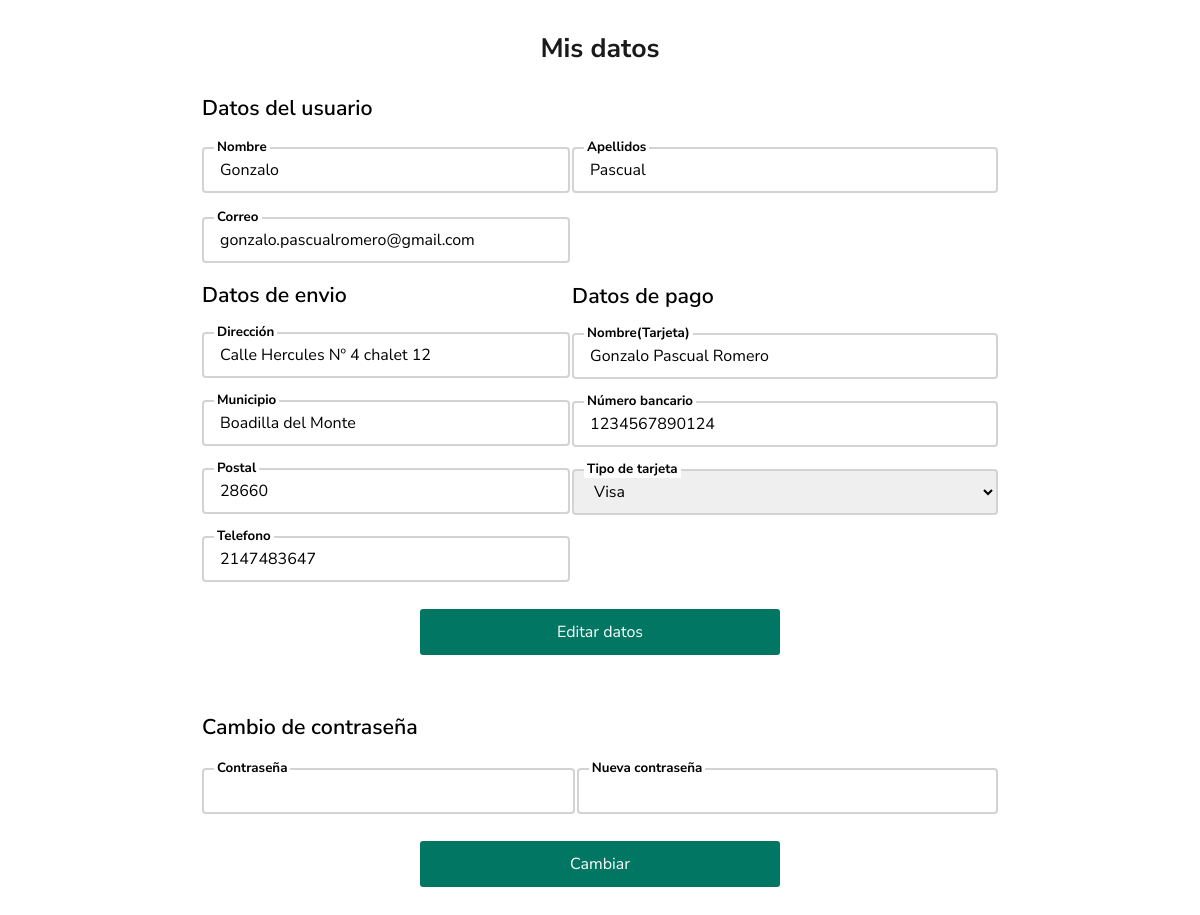
Screenshot of /misdatos.php (signed in) with the database file from the repository.
### tables this page shows
CREATE TABLE `persona` (
  `id_persona` int(5) NOT NULL,
  `nombre` varchar(50) NOT NULL,
  `apellido` varchar(100) NOT NULL,
  `correo` varchar(100) NOT NULL,
  `clave` varchar(50) NOT NULL,
  `acceso` int(1) NOT NULL,
  `fnac` date DEFAULT NULL
);

CREATE TABLE `envio` (
  `id_persona` int(5) NOT NULL,
  `direccion` varchar(100) DEFAULT NULL,
  `postal` int(5) DEFAULT NULL,
  `municipio` varchar(50) DEFAULT NULL,
  `telefono` int(14) DEFAULT NULL,
  `nombre_tarjeta` varchar(150) DEFAULT NULL,
  `nbancario` bigint(20) DEFAULT NULL,
  `tipo` varchar(20) NOT NULL
);

### misdatos.php (the view, shortened to what this page needs)
<?php
if (!isset($_SESSION['nombre'])) {
    header('Location: loguearse.php');
} elseif (isset($_SESSION['nombre'])) {
    $contrasena = '';
    $usuario = 'root';
    $nombreBD = 'riffs';
    try {
        $bd = new PDO('mysql:host=localhost;
            dbname=' . $nombreBD,
            $usuario,
            $contrasena
        );
    } catch (Exception $e) {
        echo "Error: " . $e->getMessage();
    }
    $id = $_SESSION['id'];
    $sql = $bd->prepare("SELECT * FROM persona where id_persona = ?;");
    $sql2 = $bd->prepare("SELECT * FROM envio where id_persona = ?;");
    $sql->execute([$id]);
    $sql2->execute([$id]);
    $persona = $sql->fetch(PDO::FETCH_OBJ);
    $persona2 = $sql2->fetch(PDO::FETCH_OBJ);
} else {
    echo 'error de sessión';
}
?>
<!DOCTYPE html>
<html lang="en">
<head>
    <link rel="stylesheet" href="estilos/colores.css">
    <link rel="stylesheet" href="estilos/agregar.css">
</head>
<body>
    <section class="container">
        <div class="left">
            <div class="tarjeta">
                <div class="inicio">
                    <h2>Mis datos</h2>
                </div>
                <form action="misdatosphp.php" class="form" method="post" enctype="multipart/form-data">
                    <table>
                        <tr>
                            <td>
                                <p>Datos del usuario</p>
                            </td>
                            <td>
                            </td>
                        </tr>
                        <tr>
                            <td>
                                <div class="coolinput">
                                    <label for="input" class="text">Nombre</label>
                                    <input type="text" name="nombre" class="input form-field" required
                                        pattern="[a-zA-Z\s]+" value="<?php echo $persona->nombre ?>">
                                </div>
                            </td>
                            <td>
                                <div class="coolinput">
                                    <label for="input" class="text">Apellidos</label>
                                    <input type="text" class="form-field input" name="apellido" required
                                        pattern="[a-zA-Z\s]+" value="<?php echo $persona->apellido ?>">
                                </div>
                            </td>
                        </tr>
                        <tr>
                            <td>
                                <div class="coolinput">
                                    <label for="input" class="text">Correo</label>
                                    <input type="email" class="form-field" placeholder="Correo" name="correo" required
                                        value="<?php echo $persona->correo ?>">
                                </div>
                            </td>
                        </tr>
                        <tr>
                            <td>
                                <p>Datos de envio</p>
                                <div class="coolinput">
                                    <label for="input" class="text">Dirección</label>
                                    <input type="text" class="form-field input" name="direccion"
                                        value="<?php echo $persona2->direccion ?>">
                                </div>
                                <div class="coolinput">
                                    <label for="input" class="text">Municipio</label>
                                    <input type="text" class="form-field input" name="municipio" pattern="[a-zA-Z\s]+"
                                        value="<?php echo $persona2->municipio ?>">
                                </div>
                                <div class="coolinput">
                                    <label for="input" class="text">Postal</label>
                                    <input type="text" class="form-field input" name="postal" pattern="[0-9]{5}"
                                        value="<?php echo $persona2->postal ?>">
                                </div>
                                <div class="coolinput">
                                    <label for="input" class="text">Telefono</label>
                                    <input type="text" class="form-field input" name="telefono" pattern="[0-9]{7,14}"
                                        value="<?php echo $persona2->telefono ?>">
                                </div>
                            </td>
                            <td>
                                <p>Datos de pago</p>
                                <div class="coolinput">
                                    <label for="input" class="text">Nombre(Tarjeta)</label>
                                    <input type="text" class="form-field input" name="nombre_envio"
                                        pattern="[a-zA-Z\s]+" value="<?php echo $persona2->nombre_tarjeta ?>">
                                </div>
                                <div class="coolinput">
                                    <label for="input" class="text">Número bancario</label>
                                    <input type="text" class="form-field input" name="nbancario"
                                        pattern="[0-9]{13,18}" value="<?php echo $persona2->nbancario ?>">
                                </div>
                                <div class="coolinput">
                                    <label for="input" class="text">Tipo de tarjeta</label>
                                    <select id="Categoria" class="form-field input" name="tipo">
                                        <option value="Visa" <?php if ($persona2->tipo == "Visa")
                                            echo "selected"; ?>>Visa
                                        </option>
                                    </select>
                                </div>
                                <input type="text" class="oculto" placeholder="" name="">
                            </td>
                        </tr>
                    </table>
                    <td colspan="2"><input type="submit" class="form-field" value="Editar datos"
                            onclick="return confirmarEdicion(event)" name="editar"></td>
                </form>
                <form action="misdatosphp.php" class="form" method="post" enctype="multipart/form-data">
                    <table class="espacioarriba">
                        <tr>
                            <td>
                                <p>Cambio de contraseña</p>
                            </td>
                        </tr>
                        <tr>
                            <td>
                                <div class="coolinput">
                                    <label for="input" class="text">Contraseña</label>
                                    <input type="password" class="form-field input" name="antigua" required>
                                </div>
                            </td>
                            <td>
                                <div class="coolinput">
                                    <label for="input" class="text">Nueva contraseña</label>
                                    <input type="password" class="form-field input" name="nueva" required>
                                </div>
                            </td>
                        </tr>
                    </table>
                    <td colspan="2"><input type="submit" class="form-field" onclick="return confirmarContraseña(event)"
                            value="Cambiar" name="clave"></td>
                </form>
            </div>
        </div>
    </section>
</body>
</html>

### estilos/colores.css (style rules this page uses)
:root { --blanco: #fff; --negro: #000; --amarillo_contraste: #ffc75f; --verde_primario: #007663; --verde_oscuro: #002d27; --verde_claro: #649b92; --verde_fondo: #f2fffe ; }

### estilos/agregar.css (style rules this page uses)
* { box-sizing: border-box; margin: 0; padding: 0; font-family: 'Nunito Sans', sans-serif; font-size: 16px; }
.container { display: flex; min-height: 100vh; justify-content: center; }
.coolinput label.text { font-size: 10pt; color: var(--negro); font-weight: 700; position: relative; top: 10px; margin: 0 0 0 12px; padding: 0 3px; background: var(--blanco); }
.coolinput input[type=text].input { height: 46px; width: 100%; font-size: 12pt; border: 2px #d3d3d3 solid; border-radius: 4px; background: var(--blanco); padding: 0 16px; }
.left { overflow: hidden; display: block; flex-wrap: wrap; flex-direction: column; animation-name: left; animation-duration: 1s; animation-fill-mode: both; animation-delay: 1s; width: 900px; }
.tarjeta { background-color: var(--blanco); padding: 0px 50px 30px 50px; }
.inicio>h2 { color: #1a1a1a; text-align: center; font-size: 20pt; padding: 30px 0 10px 0; }
.form { max-width: 100%; display: flex; flex-direction: column; }
.form-field { height: 46px; width: 100%; padding: 0 16px; border: 2px solid #d3d3d3; border-radius: 4px; outline: 0; }
.oculto { height: 46px; width: 100%; padding: 0 16px; border: 2px solid var(--blanco); border-radius: 4px; outline: 0; margin-top: 10px; margin-bottom: 10px; pointer-events: none; }
tr { width: 50%; }
p { margin-top: 15px; font-size: 16pt; font-weight: 600; }
input[type="submit"] { width: 45%; padding: 12px 10px; border: 0; margin: 0 auto; align-items: center; background: var(--verde_primario); border-radius: 3px; margin-top: 25px; color: var(--blanco); }
.espacioarriba { margin-top: 40px; }

### misdatos.php (style rules this page uses)
body { font-family: 'Rubik', sans-serif; background-image: url("img/iniciosesion1.jpg"); background-size: cover; background-repeat: no-repeat; background-position: center; }

### rows the page displays
persona: nombre "Gonzalo", apellido "Pascual", correo "gonzalo.pascualromero@gmail.com"
envio: direccion "Calle Hercules Nº 4 chalet 12", municipio "Boadilla del Monte", postal "28660", telefono "2147483647", nombre_envio "Gonzalo Pascual Romero", nbancario "1234567890124", tipo "Visa"
